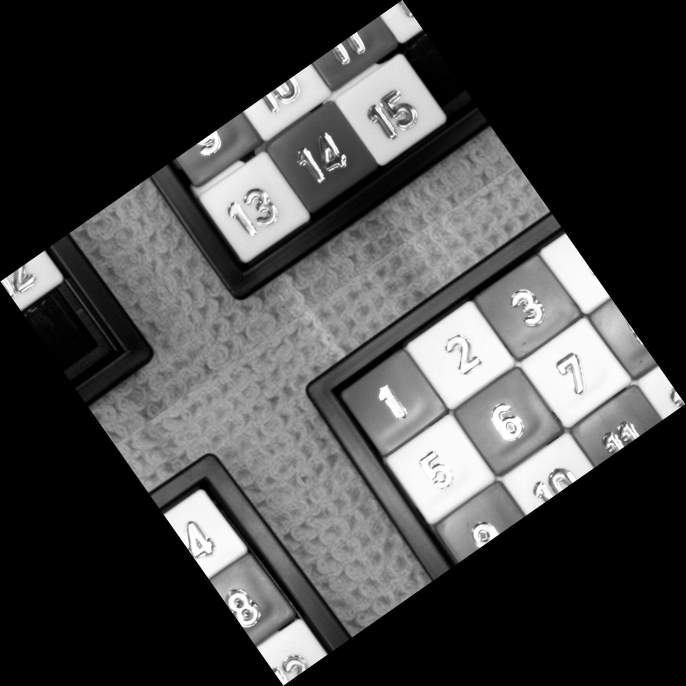
%> input picture ES02/15-puzzle_scrambled.jpg, 2057 x 2057 px (shown at 1/3 size)
$ octave ES02_01_puzzle.m   (GNU Octave 9; MATLAB toolbox functions it lacks are replaced by stand-ins)
%> lines starting %> are read from the running program, lines starting %| are printed output that depends on the picture
clear all;
%% Read image
img = imread('15-puzzle_scrambled.jpg');
%> img is the input picture: size 2057x2057 uint8; min 0, max 255, mean 69.3

%% Rotate image
rotatedImg = imrotate(img,-35);

%% Crop away the black frame
backgroundCropped = imcrop(rotatedImg, [700, 700, 1468, 1470]);

%% Shift picture horizontally and vertically
restoredImg = circshift(circshift(backgroundCropped, -600), -400, 2);

%% Save image
imwrite(restoredImg,  'ES02/15-puzzle_restored.jpg');

%% Crop picture without background
onlyPuzzleCropped = imcrop(restoredImg, [142, 179, 1180, 1150]);
imwrite(onlyPuzzleCropped, 'ES02/15-puzzle_cropped.png');

%% Crop all tiles in one
allTiles = imcrop(onlyPuzzleCropped, [90 75 990 990]);

%% Extract all individual tiles
tileWidth = 245;
tileHeight = 245;

tile1 = imcrop(allTiles, [13, 1, tileWidth, tileHeight]);
tile2 = imcrop(allTiles, [255, 3, tileWidth, tileHeight]);
tile3 = imcrop(allTiles, [505, 3, tileWidth, tileHeight]);
tile4 = imcrop(allTiles, [748, 1, tileWidth, tileHeight]);

tile5 = imcrop(allTiles, [10, 246, tileWidth, tileHeight]);
tile6 = imcrop(allTiles, [261, 246, tileWidth, tileHeight]);
tile7 = imcrop(allTiles, [507, 243, tileWidth, tileHeight]);
tile8 = imcrop(allTiles, [759, 242, tileWidth, tileHeight]);

tile9 = imcrop(allTiles, [18, 497, tileWidth, tileHeight]);
tile10 = imcrop(allTiles, [264, 493, tileWidth, tileHeight]);
tile11 = imcrop(allTiles, [516, 494, tileWidth, tileHeight]);
tile12 = imcrop(allTiles, [765, 491, tileWidth, tileHeight]);

tile13 = imcrop(allTiles, [4, 762, tileWidth, tileHeight]);
tile14 = imcrop(allTiles, [256, 756, tileWidth, tileHeight]);
tile15 = imcrop(allTiles, [510, 756, tileWidth, tileHeight]);
tile16 = imcrop(allTiles, [758, 760, tileWidth, tileHeight]);

% Resize to 64x64
resizeWidth = 64;
resizeHeight = 64;

tile1Resized = imresize(tile1, [resizeWidth, resizeHeight]);
tile2Resized = imresize(tile2, [resizeWidth, resizeHeight]);
tile3Resized = imresize(tile3, [resizeWidth, resizeHeight]);
tile4Resized = imresize(tile4, [resizeWidth, resizeHeight]);
tile5Resized = imresize(tile5, [resizeWidth, resizeHeight]);
tile6Resized = imresize(tile6, [resizeWidth, resizeHeight]);
tile7Resized = imresize(tile7, [resizeWidth, resizeHeight]);
tile8Resized = imresize(tile8, [resizeWidth, resizeHeight]);
tile9Resized = imresize(tile9, [resizeWidth, resizeHeight]);
tile10Resized = imresize(tile10, [resizeWidth, resizeHeight]);
tile11Resized = imresize(tile11, [resizeWidth, resizeHeight]);
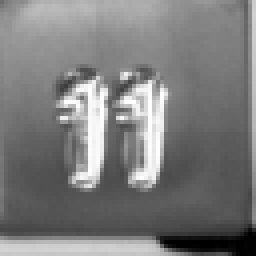
%> tile11Resized: size 64x64 uint8 (shown 4 times larger); min 0, max 255, mean 124.3
tile12Resized = imresize(tile12, [resizeWidth, resizeHeight]);
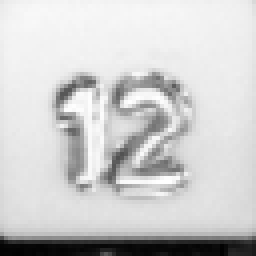
%> tile12Resized: size 64x64 uint8 (shown 4 times larger); min 1, max 255, mean 206
tile13Resized = imresize(tile13, [resizeWidth, resizeHeight]);
tile14Resized = imresize(tile14, [resizeWidth, resizeHeight]);
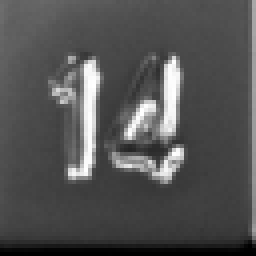
%> tile14Resized: size 64x64 uint8 (shown 4 times larger); min 0, max 255, mean 82.4
tile15Resized = imresize(tile15, [resizeWidth, resizeHeight]);
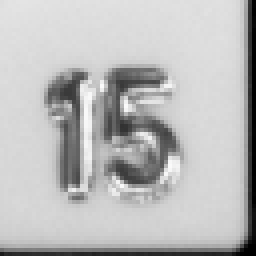
%> tile15Resized: size 64x64 uint8 (shown 4 times larger); min 0, max 251, mean 186.3
tile16Resized = imresize(tile16, [resizeWidth, resizeHeight]);

imwrite(tile1Resized, 'ES02/tile_1.png');
imwrite(tile2Resized, 'ES02/tile_2.png');
imwrite(tile3Resized, 'ES02/tile_3.png');
imwrite(tile4Resized, 'ES02/tile_4.png');
imwrite(tile5Resized, 'ES02/tile_5.png');
imwrite(tile6Resized, 'ES02/tile_6.png');
imwrite(tile7Resized, 'ES02/tile_7.png');
imwrite(tile8Resized, 'ES02/tile_8.png');
imwrite(tile9Resized, 'ES02/tile_9.png');
imwrite(tile10Resized, 'ES02/tile_10.png');
imwrite(tile11Resized, 'ES02/tile_11.png');
imwrite(tile12Resized, 'ES02/tile_12.png');
imwrite(tile13Resized, 'ES02/tile_13.png');
imwrite(tile14Resized, 'ES02/tile_14.png');
imwrite(tile15Resized, 'ES02/tile_15.png');
imwrite(tile16Resized, 'ES02/tile_16.png');

%% Reverse puzzle
reversedPuzzle = [tile16Resized, tile15Resized, tile14Resized, tile13Resized;
                  tile12Resized, tile11Resized, tile10Resized, tile9Resized;
                  tile8Resized, tile7Resized, tile6Resized, tile5Resized;
                  tile4Resized, tile3Resized, tile2Resized, tile1Resized];
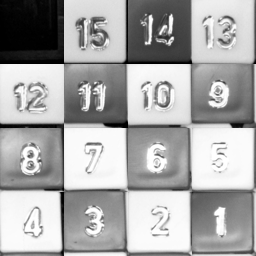
%> reversedPuzzle: size 256x256 uint8; min 0, max 255, mean 168.7
imwrite(reversedPuzzle, 'ES02/15-puzzle_reversed.jpg');

%% Create a plot of the intensity values on the main diagonal in 15-puzzle_scrambled.jpg
figure(1);
plot(diag(img));
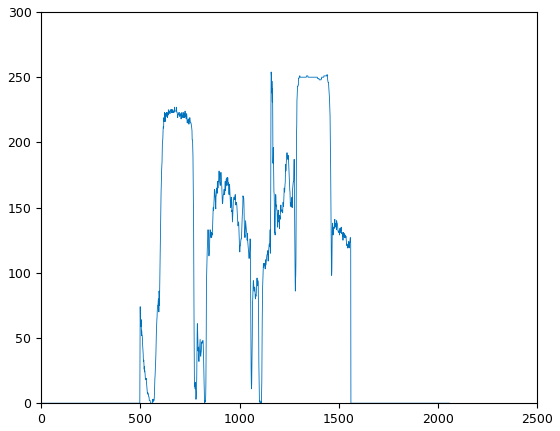
%> figure redrawn from the program's plot data; curve peaks at x = 1159, y = 254

%% Create plot with sum mean, usw
tilesArray{1} = tile1;
tilesArray{2} = tile2;
tilesArray{3} = tile3;
tilesArray{4} = tile4;
tilesArray{5} = tile5;
tilesArray{6} = tile6;
tilesArray{7} = tile7;
tilesArray{8} = tile8;
tilesArray{9} = tile9;
tilesArray{10} = tile10;
tilesArray{11} = tile11;
tilesArray{12} = tile12;
tilesArray{13} = tile13;
tilesArray{14} = tile14;
tilesArray{15} = tile15;
tilesArray{16} = tile16;

minimumValues = cellfun(@(x) min(min(x)), tilesArray);
%> minimumValues = [14 26 46 0 51 21 13 1 5 6 0 0 0 0 0 0]
maximumValues = cellfun(@(x) max(max(x)), tilesArray);
%> maximumValues = [255 255 255 255 255 255 255 255 255 255 255 255 255 255 255 60]
meanValues = cellfun(@(x) mean(mean(x)), tilesArray);
%> meanValues = [144.5 229.5 158.4 223.1 233.7 156.4 232.7 153.5 139.3 214.3 124.3 206 207.6 82.41 186.3 7.45]
medianValues = cellfun(@(x) median(median(x)), tilesArray);
%> medianValues = [141 246 153 247 249 155 250 162 138 233 118 225 217 72 209 3]

figure('name','Minimum, Maximum, Mean and Median of the individual tiles');
bar(horzcat(transpose(minimumValues), transpose(maximumValues), transpose(meanValues), transpose(medianValues)));
title('Minimum, Maximum, Mean and Median of the individual tiles');
xlabel('Tile Number');
ylabel('Result Value');
grid on;
legend('MIN','MAX','MEAN', 'MEDIAN');
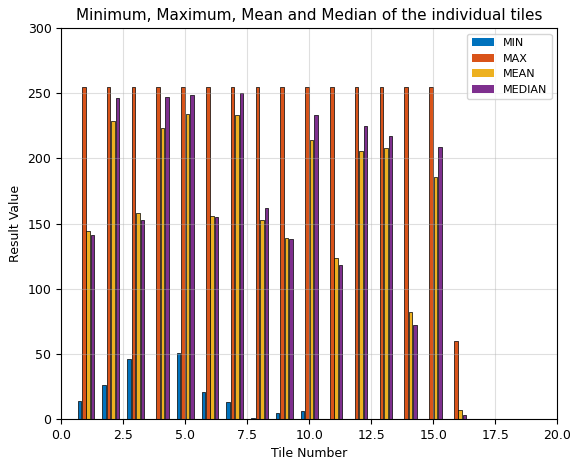
%> figure redrawn from the program's plot data; tallest bar 51 high, from x = 4.66 to 4.8; tallest bar 255 high, from x = 0.84 to 0.98; tallest bar 234 high, from x = 5.02 to 5.16; tallest bar 250 high, from x = 7.2 to 7.34

%%f黵s flugzeug bereich ausschneiden
%%roipoly(img)

%%find first black dot and last dot
%%test = min(find(rotatedImg ~= 0));
%%test2 = last(find(rotatedImg ~= 0));

%%[693.5 689.5 1479 1495]
